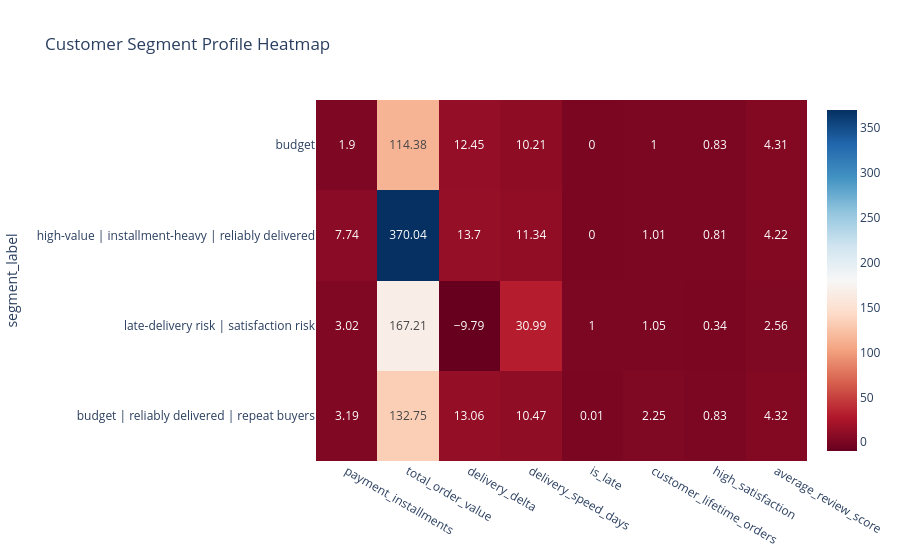

The notebook cell saved with this chart:
### Markdown cell above
### Customer Segmentation and Risk Bands (via src)

### Code cell
print("--- Segment Profile ---")
display(ml_results["segment_profile"])

if ml_results["segment_figure"] is not None:
    ml_results["segment_figure"].show()

print("\n--- Risk Distribution by Band ---")
risk_distribution = (
    ml_results["risk_table"]["predicted_risk_band"]
    .value_counts(dropna=False)
    .rename_axis("predicted_risk_band")
    .reset_index(name="count")
)
display(risk_distribution)

### Figure 1 — Plotly figure (JSON) as saved in the notebook; plotly's stock layout.template omitted (floating-point values rounded to 4 significant figures)
{"data": [{"coloraxis": "coloraxis", "hovertemplate": "x: %{x}<br>segment_label: %{y}<br>color: %{z}<extra></extra>", "name": "0", "texttemplate": "%{z}", "type": "heatmap", "x": ["payment_installments", "total_order_value", "delivery_delta", "delivery_speed_days", "is_late", "customer_lifetime_orders", "high_satisfaction", "average_review_score"], "xaxis": "x", "y": ["budget", "high-value | installment-heavy | reliably delivered", "late-delivery risk | satisfaction risk", "budget | reliably delivered | repeat buyers"], "yaxis": "y", "z": [[1.9, 114.4, 12.45, 10.21, 0.0, 1.0, 0.83, 4.31], [7.74, 370.0, 13.7, 11.34, 0.0, 1.01, 0.81, 4.22], [3.02, 167.2, -9.79, 30.99, 1.0, 1.05, 0.34, 2.56], [3.19, 132.8, 13.06, 10.47, 0.01, 2.25, 0.83, 4.32]]}], "layout": {"coloraxis": {"colorscale": [[0, "rgb(103,0,31)"], [0.1, "rgb(178,24,43)"], [0.2, "rgb(214,96,77)"], [0.3, "rgb(244,165,130)"], [0.4, "rgb(253,219,199)"], [0.5, "rgb(247,247,247)"], [0.6, "rgb(209,229,240)"], [0.7, "rgb(146,197,222)"], [0.8, "rgb(67,147,195)"], [0.9, "rgb(33,102,172)"], [1, "rgb(5,48,97)"]]}, "title": {"text": "Customer Segment Profile Heatmap"}, "xaxis": {"anchor": "y", "domain": [0, 1]}, "yaxis": {"anchor": "x", "autorange": "reversed", "domain": [0, 1], "title": {"text": "segment_label"}}}}
